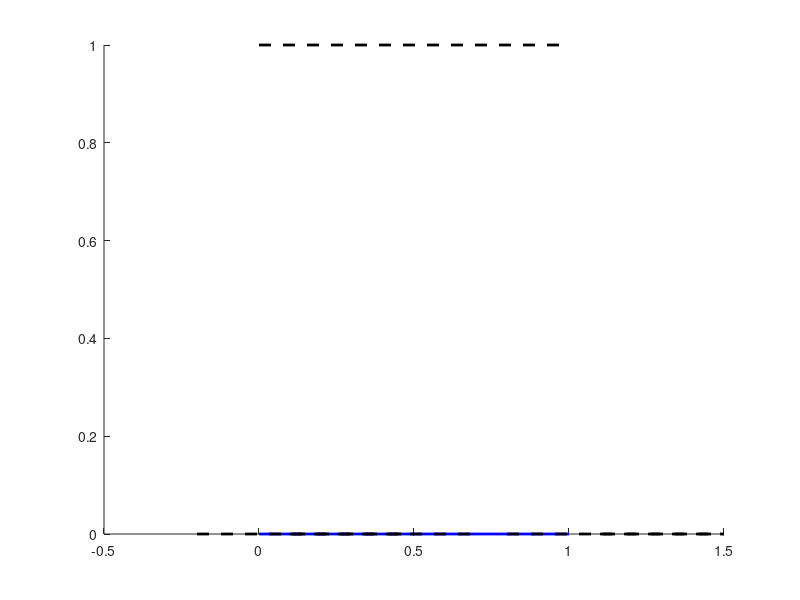

The MATLAB script that drew this image: (Note: this script raises an error after producing the figure.)
%edges1 = [0,0.2,0.8,-0.2;
%          0,0.5,1,-0.5];
%edges1 = [0,0.5,0.8,0.5;
%          0,0.5,1,-0.5];
%edges1 = [0,-0.5,0.5,0.5;
%          0.5,0.5,1.0,-0.4];
%edges1 = [0,0,1,0];
%edges1 = [0,0,1,0;
%          1,0,0,2];
%edges1 = [0,1.0,1.0,1.0];
%edges1 = [0.05,0,0.05,0.05];
%edges1 = [0.02,0.1,0.02,0.02;
%          0.02,0.02,0.13,0.02];

%edges2 = [0.2,0,0.8,0];
%edges2 = [0.05,0,0.05,0.01];
%edges2 = [0.015,0.02,0.02,0.02];
%edges2 = [0.02,0.02,0.025,0.02];

%edges1 = [1.620603978633881e-02     9.142089843750001e-02     1.620605468750000e-02     1.640136718750000e-02;
%         1.620605468750000e-02     1.640136718750000e-02     1.173535156250000e-01     1.620605468750000e-02];
%edges2 = [0.015, 0.015, 0.02, 0.02];
%edges1 = [0,0,1,0];
%edges2 = [0.1,0,0.9,0];

%{
edges1 = [1.450000000000000e-01     1.950000000000000e-01     1.450000000000000e-01     1.950000000000000e-01];
edges2 = [ 5.000000000000000e-03     1.834630000000000e-01     1.450000000000000e-01     1.950000000000000e-01
     1.450000000000000e-01     1.489910000000000e-01     1.450000000000000e-01     1.950000000000000e-01
     7.790430000000000e-03     5.000000000000000e-03     1.450000000000000e-01     1.950000000000000e-01
     5.000000000000000e-03     6.221270000000000e-02     1.213670000000000e-01     1.575140000000000e-01
     8.226180000000000e-02     1.110180000000000e-01     1.450000000000000e-01     9.986100000000001e-02
     5.000000000000000e-03     1.231830000000000e-01     4.333890000000000e-02     7.094910000000000e-02
     5.000000000000000e-03     5.000000000000000e-03     1.450000000000000e-01     1.382440000000000e-02
     5.000000000000000e-03     5.000000000000000e-03     5.000000000000000e-03     5.000000000000000e-03
     5.000000000000000e-03     5.000000000000000e-03     9.061909999999999e-02     5.000000000000000e-03
     1.450000000000000e-01     1.950000000000000e-01     5.000000000000000e-03     1.834630000000000e-01
     5.000000000000000e-03     1.834630000000000e-01     1.450000000000000e-01     1.489910000000000e-01
     1.450000000000000e-01     1.489910000000000e-01     7.790430000000000e-03     5.000000000000000e-03
     7.790430000000000e-03     5.000000000000000e-03     5.000000000000000e-03     6.221270000000000e-02
     5.000000000000000e-03     6.221270000000000e-02     8.226180000000000e-02     1.110180000000000e-01
     8.226180000000000e-02     1.110180000000000e-01     5.000000000000000e-03     1.231830000000000e-01
     5.000000000000000e-03     1.231830000000000e-01     5.000000000000000e-03     5.000000000000000e-03
     1.450000000000000e-01     1.950000000000000e-01     1.450000000000000e-01     1.950000000000000e-01
     1.450000000000000e-01     1.950000000000000e-01     1.450000000000000e-01     1.950000000000000e-01
     1.450000000000000e-01     1.950000000000000e-01     1.213670000000000e-01     1.575140000000000e-01
     1.213670000000000e-01     1.575140000000000e-01     1.450000000000000e-01     9.986100000000001e-02
     1.450000000000000e-01     9.986100000000001e-02     4.333890000000000e-02     7.094910000000000e-02
     4.333890000000000e-02     7.094910000000000e-02     1.450000000000000e-01     1.382440000000000e-02
     1.450000000000000e-01     1.382440000000000e-02     9.061909999999999e-02     5.000000000000000e-03
     9.061909999999999e-02     5.000000000000000e-03     1.500000000000000e-01     1.100000000000000e-02];
%}

% multiple coincident edges
edges1 = [0,0,1,0];
edges2 = [-0.2,0,0.5,0;
          0.8,0,1.5,0;
          0.1,0,0.7,0;
          1.1,0,1.5,0;
          0,1.0,1,1.0];
edges1lengths = sqrt((edges1(:,3)-edges1(:,1)).^2 + (edges1(:,4)-edges1(:,2)).^2);
totLength = sum(edges1lengths);
cumSumLengths = [0;cumsum(edges1lengths)];

figure
hold on
for i = 1:size(edges1,1)
    plot(edges1(i,1:2:end),edges1(i,2:2:end),'b-','linewidth',2)
end

for i = 1:size(edges2,1)
    plot(edges2(i,1:2:end),edges2(i,2:2:end),'k--','linewidth',2)
end
[intPts,intPars1,intPars2,intInd,coincident] ...
    = intersect_edges(edges1,edges2)

plot(intPts(1,:),intPts(2,:),'ro','markerfacecolor','r')

k = channels.nurbs(5).order-1+intInd;
%intPars1new = channels.nurbs(5).knots(k)+intPars1*(channels.nurbs(5).knots(k+1)-channels.nurbs(5).knots(k))